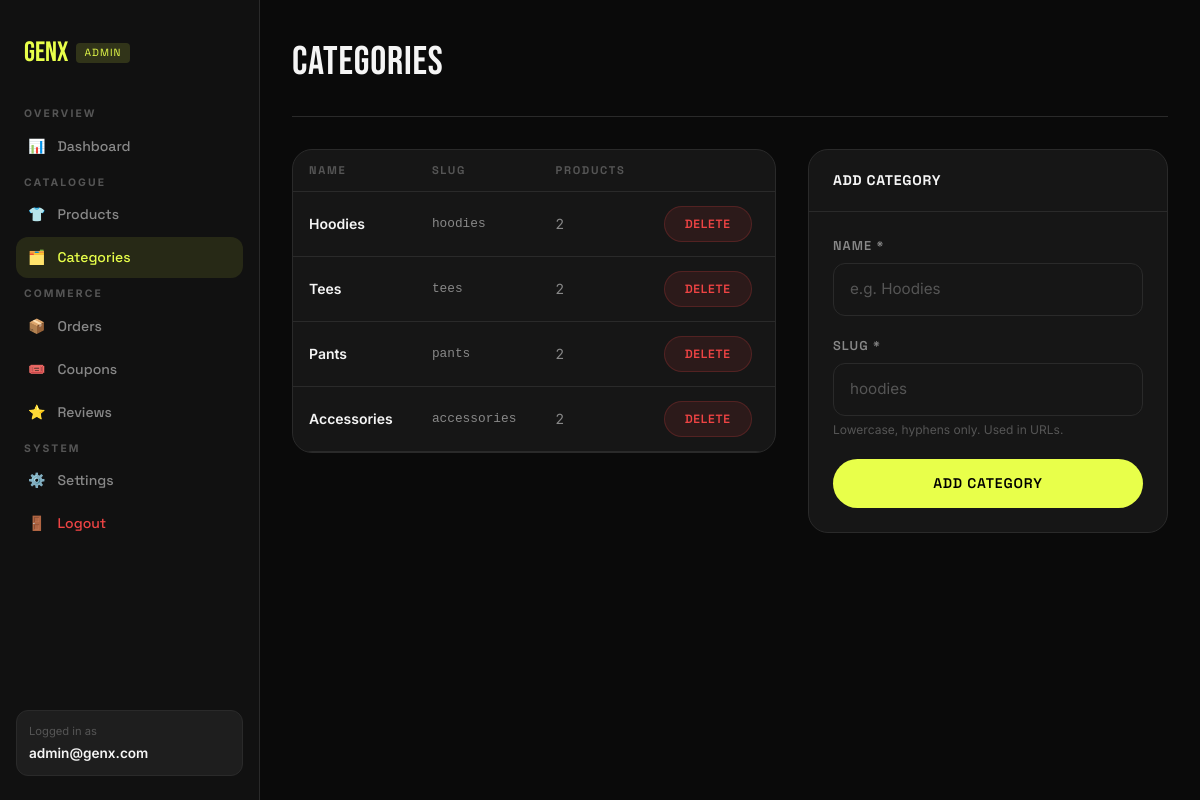
Screenshot of /admin/categories (signed in) with the database file from the repository.
### app/models/admin_user.py (models this page shows, shortened)
class AdminUser(db.Model, UserMixin):
    __tablename__ = "admin_users"
    id            = db.Column(db.Integer, primary_key=True)
    email         = db.Column(db.String(200), unique=True, nullable=False)
    password_hash = db.Column(db.String(300), nullable=False)
    name          = db.Column(db.String(150), default="Admin")

### app/models/category.py (models this page shows, shortened)
class Category(db.Model):
    __tablename__ = "categories"
    id   = db.Column(db.Integer, primary_key=True)
    name = db.Column(db.String(100), nullable=False)
    slug = db.Column(db.String(120), unique=True, nullable=False)
    products = db.relationship("Product", backref="category", lazy="dynamic")

### app/routes/admin.py (the view)
@admin_bp.route("/categories")
@login_required
def categories():
    return render_template("admin/categories.html", categories=Category.query.all())

### app/models/admin_user.py (called while the page is built)
@login_manager.user_loader
def load_user(user_id):
    return AdminUser.query.get(int(user_id))

### app/templates/admin/categories.html (shortened to what this page needs)
{% extends "admin/layout.html" %}
{% block content %}
<div class="admin-topbar">
  <h1 class="admin-page-title">CATEGORIES</h1>
</div>
<div style="display:grid; grid-template-columns:1fr 360px; gap:2rem; align-items:start;">
  <div class="admin-card">
    <div class="table-responsive"><table class="data-table">
      <thead><tr><th>Name</th><th>Slug</th><th>Products</th><th></th></tr></thead>
      <tbody>
        {% for cat in categories %}
        <tr>
          <td style="color:var(--text-primary); font-weight:600;">{{ cat.name }}</td>
          <td style="font-family:monospace; font-size:0.8rem; color:var(--text-muted);">{{ cat.slug }}</td>
          <td>{{ cat.products.filter_by(is_active=True).count() }}</td>
          <td>
            <form method="POST" action="{{ url_for('admin.delete_category', cat_id=cat.id) }}"
                  onsubmit="return confirm('Delete {{ cat.name }}? Products will lose their category.')">
              <button type="submit" class="btn btn-sm" style="background:rgba(239,68,68,0.1); color:var(--error); border:1px solid rgba(239,68,68,0.2);">Delete</button>
            </form>
          </td>
        </tr>
        {% else %}
        <tr><td colspan="4" style="text-align:center; padding:2rem; color:var(--text-dim);">No categories yet.</td></tr>
        {% endfor %}
      </tbody>
    </table></div>
  </div>
  <div class="admin-card">
    <div class="admin-card-header">
      <span style="font-family:var(--font-ui); font-weight:700; font-size:0.875rem; text-transform:uppercase; letter-spacing:0.05em;">Add Category</span>
    </div>
    <div style="padding:1.5rem;">
      <form method="POST" action="{{ url_for('admin.add_category') }}">
        <div class="form-group">
          <label class="form-label">Name *</label>
          <input type="text" name="name" class="form-input" required placeholder="e.g. Hoodies">
        </div>
        <div class="form-group">
          <label class="form-label">Slug *</label>
          <input type="text" name="slug" class="form-input" required placeholder="hoodies" pattern="[a-z0-9-]+">
          <p style="font-size:0.75rem; color:var(--text-dim); margin-top:0.3rem;">Lowercase, hyphens only. Used in URLs.</p>
        </div>
        <button type="submit" class="btn btn-primary" style="width:100%; justify-content:center;">Add Category</button>
      </form>
    </div>
  </div>
</div>
{% endblock %}

### app/templates/admin/layout.html (shortened to what this page needs)
<!DOCTYPE html>
<html lang="en">
<head>
  <script src="https://cdn.tailwindcss.com"></script>
  <link rel="stylesheet" href="{{ url_for('static', filename='css/custom.css') }}">
</head>
<body style="background:var(--bg-primary); color:var(--text-primary);">
<aside class="admin-sidebar">
  <div class="admin-logo">
    <span>{{ BRAND_NAME }}</span>
    <span style="font-size:0.65rem; background:rgba(232,255,74,0.15); color:var(--accent); padding:0.15rem 0.5rem; border-radius:4px; letter-spacing:0.1em; font-family:var(--font-ui);">ADMIN</span>
  </div>
  <div class="admin-nav-section">
    <div class="admin-nav-label">Overview</div>
    <a href="{{ url_for('admin.dashboard') }}" class="admin-nav-link {% if request.endpoint == 'admin.dashboard' %}active{% endif %}">
      <span>📊</span> Dashboard
    </a>
  </div>
  <div class="admin-nav-section">
    <div class="admin-nav-label">Catalogue</div>
    <a href="{{ url_for('admin.products') }}" class="admin-nav-link {% if 'admin.product' in request.endpoint %}active{% endif %}">
      <span>👕</span> Products
    </a>
    <a href="{{ url_for('admin.categories') }}" class="admin-nav-link {% if 'admin.categor' in request.endpoint %}active{% endif %}">
      <span>🗂️</span> Categories
    </a>
  </div>
  <div class="admin-nav-section">
    <div class="admin-nav-label">Commerce</div>
    <a href="{{ url_for('admin.orders') }}" class="admin-nav-link {% if 'admin.order' in request.endpoint %}active{% endif %}">
      <span>📦</span> Orders
    </a>
    <a href="{{ url_for('admin.coupons') }}" class="admin-nav-link {% if 'admin.coupon' in request.endpoint %}active{% endif %}">
      <span>🎟️</span> Coupons
    </a>
    <a href="{{ url_for('admin.reviews_list') }}" class="admin-nav-link {% if 'admin.review' in request.endpoint %}active{% endif %}">
      <span>⭐</span> Reviews
    </a>
  </div>
  <div class="admin-nav-section">
    <div class="admin-nav-label">System</div>
    <a href="{{ url_for('admin.settings') }}" class="admin-nav-link {% if 'admin.settings' in request.endpoint %}active{% endif %}">
      <span>⚙️</span> Settings
    </a>
    <a href="{{ url_for('admin.logout') }}" class="admin-nav-link" style="color:var(--error);">
      <span>🚪</span> Logout
    </a>
  </div>
  <div style="position:absolute; bottom:1.5rem; left:1rem; right:1rem; padding:0.75rem; background:var(--bg-hover); border-radius:var(--radius); border:1px solid var(--border);">
    <div style="font-size:0.7rem; color:var(--text-dim);">Logged in as</div>
    <div style="font-size:0.85rem; font-weight:600; color:var(--text-primary); margin-top:0.15rem;">{{ current_user.email }}</div>
  </div>
</aside>
<div class="admin-content">
  {% block content %}{% endblock %}
</div>
</body>
</html>

### app/static/css/custom.css (style rules this page uses)
:root { --bg-primary: #0a0a0a; --bg-secondary: #111111; --bg-card: #161616; --bg-hover: #1e1e1e; --accent: #e8ff4a; --accent-hover: #d4eb00; --accent-dark: #9fb800; --text-primary: #f5f5f5; --text-muted: #888888; --text-dim: #555555; --border: #2a2a2a; --border-hover: #444444; --success: #22c55e; --error: #ef4444; --warning: #f59e0b; --radius: 12px; --radius-lg: 20px; --shadow: 0 4px 24px rgba(0,0,0,0.5); --shadow-card: 0 8px 40px rgba(0,0,0,0.6); --transition: 0.3s cubic-bezier(0.4, 0, 0.2, 1); --font-display: 'Bebas Neue', sans-serif; --font-body: 'Inter', sans-serif; --font-ui: 'Space Grotesk', sans-serif; }
*, *::before, *::after { box-sizing: border-box; margin: 0; padding: 0; }
html { scroll-behavior: smooth; font-size: 16px; }
body { background-color: var(--bg-primary); color: var(--text-primary); font-family: var(--font-body); line-height: 1.6; overflow-x: hidden; -webkit-font-smoothing: antialiased; }
.btn { display: inline-flex; align-items: center; gap: 0.5rem; padding: 0.875rem 2rem; border-radius: 100px; font-family: var(--font-ui); font-size: 0.875rem; font-weight: 600; letter-spacing: 0.06em; text-transform: uppercase; text-decoration: none; cursor: pointer; border: none; transition: all var(--transition); }
.btn-primary { background: var(--accent); color: #000; }
.btn-sm { padding: 0.5rem 1.25rem; font-size: 0.75rem; }
.form-group { margin-bottom: 1.25rem; }
.form-label { display: block; font-family: var(--font-ui); font-size: 0.8rem; font-weight: 600; letter-spacing: 0.08em; text-transform: uppercase; color: var(--text-muted); margin-bottom: 0.5rem; }
.form-input { width: 100%; background: var(--bg-card); border: 1px solid var(--border); color: var(--text-primary); padding: 0.875rem 1rem; border-radius: var(--radius); font-family: var(--font-body); font-size: 0.95rem; transition: border-color var(--transition), box-shadow var(--transition); outline: none; appearance: none; }
.form-input::placeholder { color: var(--text-dim); }
.admin-sidebar { width: 260px; background: var(--bg-secondary); border-right: 1px solid var(--border); min-height: 100vh; position: fixed; top: 0; left: 0; padding: 2rem 0; z-index: 100; }
.admin-logo { font-family: var(--font-display); font-size: 1.75rem; color: var(--accent); padding: 0 1.5rem; margin-bottom: 2rem; display: flex; align-items: center; gap: 0.5rem; }
.admin-nav-section { padding: 0 1rem; margin-bottom: 0.5rem; }
.admin-nav-label { font-size: 0.65rem; font-weight: 700; letter-spacing: 0.2em; text-transform: uppercase; color: var(--text-dim); padding: 0 0.5rem; margin-bottom: 0.25rem; }
.admin-nav-link { display: flex; align-items: center; gap: 0.75rem; padding: 0.625rem 0.75rem; border-radius: var(--radius); color: var(--text-muted); text-decoration: none; font-family: var(--font-ui); font-size: 0.875rem; font-weight: 500; transition: all var(--transition); margin-bottom: 0.125rem; }
.admin-nav-link.active { background: rgba(232,255,74,0.1); color: var(--accent); }
.admin-content { margin-left: 260px; padding: 2rem; min-height: 100vh; }
.admin-topbar { display: flex; align-items: center; justify-content: space-between; margin-bottom: 2rem; padding-bottom: 1.5rem; border-bottom: 1px solid var(--border); }
.admin-page-title { font-family: var(--font-display); font-size: 2.5rem; letter-spacing: 0.02em; }
.data-table { width: 100%; border-collapse: collapse; font-size: 0.875rem; }
.data-table th { text-align: left; padding: 0.75rem 1rem; border-bottom: 1px solid var(--border); font-family: var(--font-ui); font-size: 0.7rem; font-weight: 700; letter-spacing: 0.15em; text-transform: uppercase; color: var(--text-dim); }
.data-table td { padding: 0.875rem 1rem; border-bottom: 1px solid var(--border); color: var(--text-muted); vertical-align: middle; }
.admin-card { background: var(--bg-card); border: 1px solid var(--border); border-radius: var(--radius-lg); overflow: hidden; margin-bottom: 2rem; }
.admin-card-header { padding: 1.25rem 1.5rem; border-bottom: 1px solid var(--border); display: flex; align-items: center; justify-content: space-between; }
.table-responsive { width: 100%; overflow-x: auto; }

### rows the page displays
AdminUser: email "admin@genx.com"
Category: name "Hoodies", slug "hoodies", products.filter_by "2"
Category: name "Tees", slug "tees", products.filter_by "2"
Category: name "Pants", slug "pants", products.filter_by "2"
Category: name "Accessories", slug "accessories", products.filter_by "2"

### other values shown
{{ BRAND_NAME }} "GenX"
